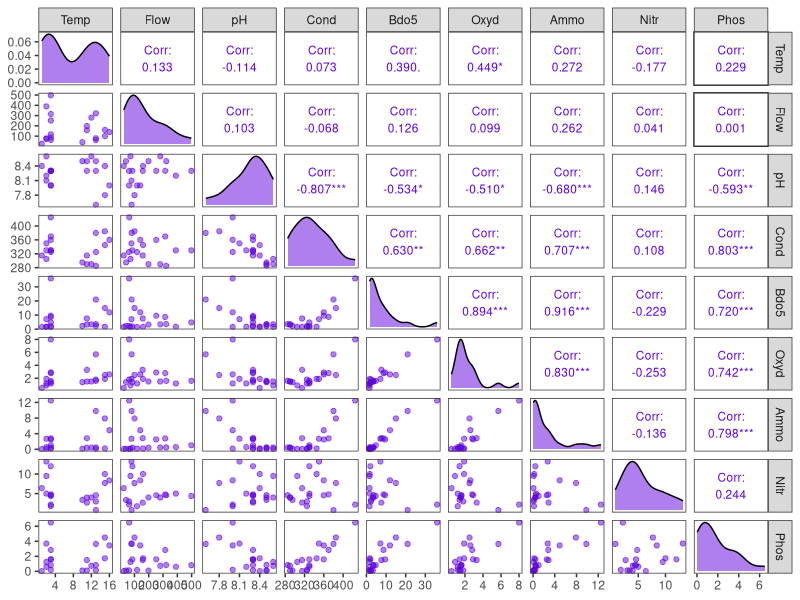

This chart was generated by the following R code:
ambiente <- openxlsx::read.xlsx("slide1/bases/variables ambientales.xlsx")
library(GGally)
png("slide1/figs/ggpairs.png",res=600, units="cm",height=20, width=45)
ggpairs(ambiente,
        upper= list(continuous= wrap("cor", method="spearman",
                                     color="#5f00db", size=3)),
        lower= list(continuous= wrap("points", 
                                     color="#5f00db", alpha=0.5)),
        diag= list(continuous= wrap("densityDiag", 
                                    fill="#5f00db", alpha=0.5)))+
  theme_test()
dev.off()
